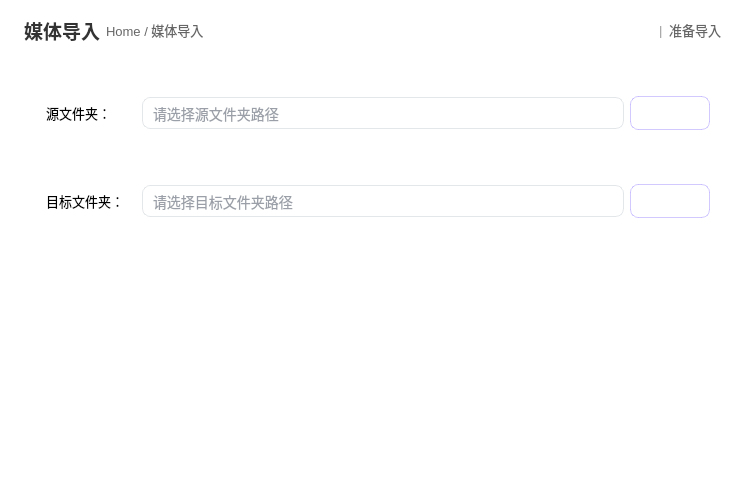
               <widget class="QWidget" name="pagePreview">
                <property name="sizePolicy">
                 <sizepolicy hsizetype="Preferred" vsizetype="Preferred">
                  <horstretch>0</horstretch>
                  <verstretch>0</verstretch>
                 </sizepolicy>
                </property>
                <property name="styleSheet">
                 <string notr="true">background:rgb(255, 255, 255);
border-top-left-radius:0px;
border-top-right-radius:0px;
border-bottom-right-radius:12px;
border-bottom-left-radius:0px;</string>
                </property>
                <layout class="QVBoxLayout" name="layoutImport" stretch="0,0">
                 <property name="spacing">
                  <number>0</number>
                 </property>
                 <property name="leftMargin">
                  <number>0</number>
                 </property>
                 <property name="topMargin">
                  <number>0</number>
                 </property>
                 <property name="rightMargin">
                  <number>0</number>
                 </property>
                 <property name="bottomMargin">
                  <number>0</number>
                 </property>
                 <item>
                  <widget class="QFrame" name="frameImportHeader">
                   <property name="minimumSize">
                    <size>
                     <width>0</width>
                     <height>60</height>
                    </size>
                   </property>
                   <property name="styleSheet">
                    <string notr="true">color: #333333;
background:rgb(255, 255, 255);
border-top-left-radius:0px;
border-top-right-radius:0px;
border-bottom-right-radius:0px;
border-bottom-left-radius:0px;</string>
                   </property>
                   <layout class="QHBoxLayout" name="layoutImportHeader">
                    <property name="leftMargin">
                     <number>24</number>
                    </property>
                    <property name="topMargin">
                     <number>9</number>
                    </property>
                    <property name="rightMargin">
                     <number>24</number>
                    </property>
                    <property name="bottomMargin">
                     <number>9</number>
                    </property>
                    <item>
                     <widget class="QLabel" name="lblImportTitle">
                      <property name="font">
                       <font>
                        <family>Microsoft YaHei UI</family>
                        <pointsize>14</pointsize>
                        <bold>true</bold>
                       </font>
                      </property>
                      <property name="styleSheet">
                       <string notr="true">color: #333333;</string>
                      </property>
                      <property name="text">
                       <string>媒体导入</string>
                      </property>
                     </widget>
                    </item>
                    <item>
                     <widget class="QLabel" name="lblImportRoute">
                      <property name="font">
                       <font>
                        <family>Microsoft YaHei UI</family>
                        <pointsize>10</pointsize>
                       </font>
                      </property>
                      <property name="styleSheet">
                       <string notr="true">color: #666666;</string>
                      </property>
                      <property name="text">
                       <string>Home / 媒体导入</string>
                      </property>
                     </widget>
                    </item>
                    <item>
                     <spacer name="spacerHorizontal20">
                      <property name="orientation">
                       <enum>Qt::Horizontal</enum>
                      </property>
                      <property name="sizeHint" stdset="0">
                       <size>
                        <width>40</width>
                        <height>20</height>
                       </size>
                      </property>
                     </spacer>
                    </item>
                    <item>
                     <widget class="QLabel" name="lblImportSeparator">
                      <property name="font">
                       <font>
                        <family>Microsoft YaHei UI</family>
                        <pointsize>10</pointsize>
                       </font>
                      </property>
                      <property name="styleSheet">
                       <string notr="true">color: #999999;</string>
                      </property>
                      <property name="text">
                       <string>|</string>
                      </property>
                     </widget>
                    </item>
                    <item>
                     <widget class="QLabel" name="importStatus">
                      <property name="font">
                       <font>
                        <family>Microsoft YaHei UI</family>
                        <pointsize>10</pointsize>
                       </font>
                      </property>
                      <property name="styleSheet">
                       <string notr="true">color: #666666;</string>
                      </property>
                      <property name="text">
                       <string>准备导入</string>
                      </property>
                     </widget>
                    </item>
                   </layout>
                  </widget>
                 </item>
                 <item>
                  <widget class="QFrame" name="importContainer">
                   <property name="styleSheet">
                    <string notr="true">background:rgb(255, 255, 255);
border-top-left-radius:0px;
border-top-right-radius:0px;
border-bottom-right-radius:12px;
border-bottom-left-radius:0px;</string>
                   </property>
                   <layout class="QVBoxLayout" name="layoutImportContainer">
                    <property name="spacing">
                     <number>18</number>
                    </property>
                    <property name="leftMargin">
                     <number>18</number>
                    </property>
                    <property name="topMargin">
                     <number>18</number>
                    </property>
                    <property name="rightMargin">
                     <number>18</number>
                    </property>
                    <property name="bottomMargin">
                     <number>18</number>
                    </property>
                    <item>
                     <widget class="QFrame" name="frameSourceFolderGroup">
                      <property name="styleSheet">
                       <string notr="true">QFrame {
    border: 1.5px solid qradialgradient(
        cx:0.5, cy:0.5,
        radius: 1.2,
        fx:0.45, fy:0.55,
        stop:0 rgba(144, 129, 255, 255),
        stop:0.7 rgba(129, 121, 255, 220),
        stop:1 rgba(108, 97, 224, 200)
    );
    background: rgba(255, 255, 255, 85);
    backdrop-filter: blur(8px);
    padding: 8px;
    border-radius: 8px;
    box-shadow: 0 3px 12px rgba(0, 0, 0, 0.06);
}

QFrame:focus {
    border: 1.5px solid qradialgradient(
        cx:0.5, cy:0.5,
        radius: 1.3,
        fx:0.4, fy:0.6,
        stop:0 rgba(154, 139, 255, 255),
        stop:1 rgba(139, 131, 255, 240)
    );
    box-shadow: 0 0 0 2px rgba(134, 119, 253, 0.15), 0 4px 16px rgba(0, 0, 0, 0.08);
}</string>
                      </property>
                      <layout class="QHBoxLayout" name="layoutSourceFolder" stretch="1,0,0">
                       <item>
                        <widget class="QLabel" name="lblSourceFolder">
                         <property name="minimumSize">
                          <size>
                           <width>80</width>
                           <height>0</height>
                          </size>
                         </property>
                         <property name="font">
                          <font>
                           <family>Microsoft YaHei UI</family>
                           <pointsize>10</pointsize>
                          </font>
                         </property>
                         <property name="styleSheet">
                          <string notr="true">QLabel {
    qproperty-alignment: AlignRight;
}</string>
                         </property>
                         <property name="text">
                          <string>源文件夹：</string>
                         </property>
                        </widget>
                       </item>
                       <item>
                        <widget class="QLineEdit" name="inputSourceFolder">
                         <property name="minimumSize">
                          <size>
                           <width>482</width>
                           <height>0</height>
                          </size>
                         </property>
                         <property name="font">
                          <font>
                           <family>Microsoft YaHei UI</family>
                           <pointsize>-1</pointsize>
                          </font>
                         </property>
                         <property name="styleSheet">
                          <string notr="true">border: 1px solid rgba(221, 225, 229, 0.8);
border-radius: 8px;
padding: 6px 8px;
background-color: rgba(255, 255, 255, 85);
color: #374151;
font-size: 14px;
selection-background-color: rgba(134, 119, 253, 0.3);
selection-color: #1f2937;
transition: all 0.2s cubic-bezier(0.4, 0, 0.2, 1);
backdrop-filter: blur(8px);
box-shadow: 0 1px 3px rgba(0, 0, 0, 0.04);</string>
                         </property>
                         <property name="placeholderText">
                          <string>请选择源文件夹路径</string>
                         </property>
                        </widget>
                       </item>
                       <item>
                        <widget class="QPushButton" name="btnBrowseSource">
                         <property name="minimumSize">
                          <size>
                           <width>80</width>
                           <height>0</height>
                          </size>
                         </property>
                         <property name="font">
                          <font>
                           <family>Microsoft YaHei UI</family>
                           <pointsize>10</pointsize>
                           <bold>false</bold>
                          </font>
                         </property>
                         <property name="styleSheet">
                          <string notr="true">QPushButton {
    background-color: qlineargradient(x1:0, y1:0, x2:1, y2:0,
        stop:0 rgba(144, 129, 255, 255),
        stop:1 rgba(134, 119, 253, 255)
    );
    color: white;
    border: 1px solid rgba(164, 149, 255, 0.5);
    border-radius: 8px;
    padding: 6px 12px;
    font-weight: 500;
    transition: all 0.2s cubic-bezier(0.4, 0, 0.2, 1);
    box-shadow: 0 2px 6px rgba(134, 119, 253, 0.3), 0 1px 3px rgba(0, 0, 0, 0.1);
}

QPushButton:hover {
    background-color: qlineargradient(x1:0, y1:0, x2:1, y2:0,
        stop:0 rgba(164, 149, 255, 255),
        stop:1 rgba(154, 139, 255, 255)
    );
    box-shadow: 0 4px 12px rgba(134, 119, 253, 0.4), 0 2px 6px rgba(0, 0, 0, 0.15);
    transform: translateY(-1px);
}

QPushButton:pressed {
    background-color: qlineargradient(x1:0, y1:0, x2:1, y2:0,
        stop:0 rgba(114, 99, 253, 255),
        stop:1 rgba(94, 79, 253, 255)
    );
    box-shadow: inset 0 2px 8px rgba(0, 0, 0, 0.15), 0 1px 3px rgba(0, 0, 0, 0.1);
    transform: translateY(0);
}</string>
                         </property>
                         <property name="text">
                          <string>浏览</string>
                         </property>
                        </widget>
                       </item>
                      </layout>
                     </widget>
                    </item>
                    <item>
                     <widget class="QFrame" name="frameTargetFolderGroup">
                      <property name="styleSheet">
                       <string notr="true">QFrame {
    border: 1.5px solid qradialgradient(
        cx:0.5, cy:0.5,
        radius: 1.2,
        fx:0.45, fy:0.55,
        stop:0 rgba(144, 129, 255, 255),
        stop:0.7 rgba(129, 121, 255, 220),
        stop:1 rgba(108, 97, 224, 200)
    );
    background: rgba(255, 255, 255, 85);
    backdrop-filter: blur(8px);
    padding: 8px;
    border-radius: 8px;
    box-shadow: 0 3px 12px rgba(0, 0, 0, 0.06);
}

QFrame:focus {
    border: 1.5px solid qradialgradient(
        cx:0.5, cy:0.5,
        radius: 1.3,
        fx:0.4, fy:0.6,
        stop:0 rgba(154, 139, 255, 255),
        stop:1 rgba(139, 131, 255, 240)
    );
    box-shadow: 0 0 0 2px rgba(134, 119, 253, 0.15), 0 4px 16px rgba(0, 0, 0, 0.08);
}</string>
                      </property>
                      <layout class="QHBoxLayout" name="layoutTargetFolder" stretch="1,0,0">
                       <item>
                        <widget class="QLabel" name="lblTargetFolder">
                         <property name="minimumSize">
                          <size>
                           <width>80</width>
                           <height>0</height>
                          </size>
                         </property>
                         <property name="font">
                          <font>
                           <family>Microsoft YaHei UI</family>
                           <pointsize>10</pointsize>
                          </font>
                         </property>
                         <property name="styleSheet">
                          <string notr="true">QLabel {
    qproperty-alignment: AlignRight;
}</string>
                         </property>
                         <property name="text">
                          <string>目标文件夹：</string>
                         </property>
                        </widget>
                       </item>
                       <item>
                        <widget class="QLineEdit" name="inputTargetFolder">
                         <property name="minimumSize">
                          <size>
                           <width>482</width>
                           <height>0</height>
                          </size>
                         </property>
                         <property name="font">
                          <font>
                           <family>Microsoft YaHei UI</family>
                           <pointsize>-1</pointsize>
                          </font>
                         </property>
                         <property name="styleSheet">
                          <string notr="true">border: 1px solid rgba(221, 225, 229, 0.8);
border-radius: 8px;
padding: 6px 8px;
background-color: rgba(255, 255, 255, 85);
color: #374151;
font-size: 14px;
selection-background-color: rgba(134, 119, 253, 0.3);
selection-color: #1f2937;
transition: all 0.2s cubic-bezier(0.4, 0, 0.2, 1);
backdrop-filter: blur(8px);
box-shadow: 0 1px 3px rgba(0, 0, 0, 0.04);</string>
                         </property>
                         <property name="placeholderText">
                          <string>请选择目标文件夹路径</string>
                         </property>
                        </widget>
                       </item>
                       <item>
                        <widget class="QPushButton" name="btnBrowseTarget">
                         <property name="minimumSize">
                          <size>
                           <width>80</width>
                           <height>0</height>
                          </size>
                         </property>
                         <property name="font">
                          <font>
                           <family>Microsoft YaHei UI</family>
                           <pointsize>10</pointsize>
                           <bold>false</bold>
                          </font>
                         </property>
                         <property name="styleSheet">
                          <string notr="true">QPushButton {
    background-color: qlineargradient(x1:0, y1:0, x2:1, y2:0,
        stop:0 rgba(144, 129, 255, 255),
        stop:1 rgba(134, 119, 253, 255)
    );
    color: white;
    border: 1px solid rgba(164, 149, 255, 0.5);
    border-radius: 8px;
    padding: 6px 12px;
    font-weight: 500;
    transition: all 0.2s cubic-bezier(0.4, 0, 0.2, 1);
    box-shadow: 0 2px 6px rgba(134, 119, 253, 0.3), 0 1px 3px rgba(0, 0, 0, 0.1);
}

QPushButton:hover {
    background-color: qlineargradient(x1:0, y1:0, x2:1, y2:0,
        stop:0 rgba(164, 149, 255, 255),
        stop:1 rgba(154, 139, 255, 255)
    );
    box-shadow: 0 4px 12px rgba(134, 119, 253, 0.4), 0 2px 6px rgba(0, 0, 0, 0.15);
    transform: translateY(-1px);
}

QPushButton:pressed {
    background-color: qlineargradient(x1:0, y1:0, x2:1, y2:0,
        stop:0 rgba(114, 99, 253, 255),
        stop:1 rgba(94, 79, 253, 255)
    );
    box-shadow: inset 0 2px 8px rgba(0, 0, 0, 0.15), 0 1px 3px rgba(0, 0, 0, 0.1);
    transform: translateY(0);
}</string>
                         </property>
                         <property name="text">
                          <string>浏览</string>
                         </property>
                        </widget>
                       </item>
                      </layout>
                     </widget>
                    </item>
                    <item>
                     <widget class="QTextBrowser" name="textBrowser_import_info">
                      <property name="minimumSize">
                       <size>
                        <width>0</width>
                        <height>0</height>
                       </size>
                      </property>
                      <property name="styleSheet">
                       <string notr="true">QTextBrowser {
    border: transparent;
    background: rgba(255, 255, 255, 95);
    border-radius: 8px;
    padding: 12px;
    font-family: 'Segoe UI', 'Microsoft YaHei', sans-serif;
    font-size: 13px;
    color: #4b5563;
    box-shadow: inset 0 1px 2px rgba(0, 0, 0, 0.05);
}

QTextBrowser:hover {
    border-color: qlineargradient(
        x1:0, y1:0, x2:1, y2:0,
        stop:0 rgba(199, 210, 254, 255),
        stop:1 rgba(165, 180, 252, 255)
    );
    box-shadow: inset 0 1px 2px rgba(0, 0, 0, 0.05),
                0 1px 3px rgba(167, 139, 250, 0.1);
}

QTextBrowser:focus {
    outline: none;
    border-color: qlineargradient(
        x1:0, y1:0, x2:1, y2:0,
        stop:0 rgba(139, 92, 246, 255),
        stop:1 rgba(124, 58, 237, 255)
    );
    box-shadow: inset 0 1px 2px rgba(0, 0, 0, 0.05),
                0 0 0 3px rgba(139, 92, 246, 0.15);
}

QTextBrowser QScrollBar:vertical {
    border: none;
    background: transparent;
    width: 6px;
    margin: 4px;
}

QTextBrowser QScrollBar::handle:vertical {
    background: rgba(156, 163, 175, 0.5);
    min-height: 20px;
    border-radius: 3px;
}

QTextBrowser QScrollBar::handle:vertical:hover {
    background: rgba(156, 163, 175, 0.8);
}

QTextBrowser QScrollBar::add-line:vertical,
QTextBrowser QScrollBar::sub-line:vertical {
    height: 0px;
    background: none;
}

QTextBrowser QScrollBar::add-page:vertical,
QTextBrowser QScrollBar::sub-page:vertical {
    background: none;
}</string>
                      </property>
                      <property name="verticalScrollBarPolicy">
                       <enum>Qt::ScrollBarAsNeeded</enum>
                      </property>
                      <property name="horizontalScrollBarPolicy">
                       <enum>Qt::ScrollBarAlwaysOff</enum>
                      </property>
                      <property name="readOnly">
                       <bool>true</bool>
                      </property>
                      <property name="textInteractionFlags">
                       <set>Qt::LinksAccessibleByKeyboard|Qt::LinksAccessibleByMouse</set>
                      </property>
                     </widget>
                    </item>
                    <item>
                     <spacer name="spacerVertical21">
                      <property name="orientation">
                       <enum>Qt::Vertical</enum>
                      </property>
                      <property name="sizeHint" stdset="0">
                       <size>
                        <width>20</width>
                        <height>40</height>
                       </size>
                      </property>
                     </spacer>
                    </item>
                   </layout>
                  </widget>
                 </item>
                </layout>
               </widget>
